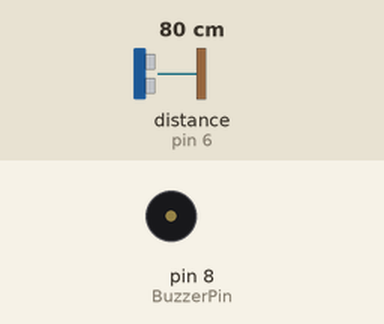
Simulated run of this sketch. Board: Arduino Uno, built with avr-gcc and run on an emulated ATmega328P. On the bench: buzzer (waves = sounding). The inputs (shaded band) are chosen by the test bench; at power-on: distance to the obstacle (sensor on pin 6) 80 cm. The echo pulse lasts 58.3 µs per cm.

Above: at 1.01 s.
1.3 s: distance to the obstacle (sensor on pin 6) set to 33 cm
4.3 s: distance to the obstacle (sensor on pin 6) set to 27 cm
At 5.6 s:
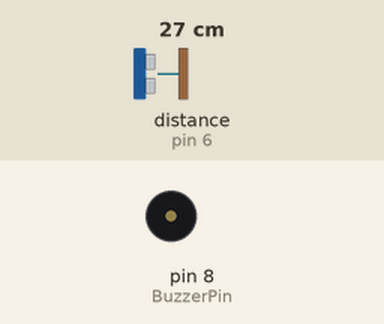
5.9 s: distance to the obstacle (sensor on pin 6) set to 35 cm
At 6.07 s:
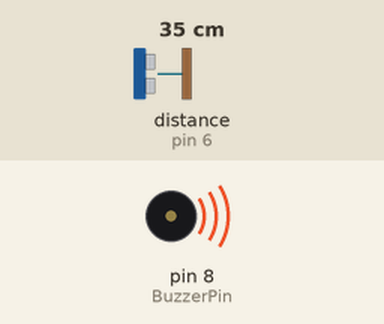
8.9 s: distance to the obstacle (sensor on pin 6) set to 2 cm
At 10.1 s:
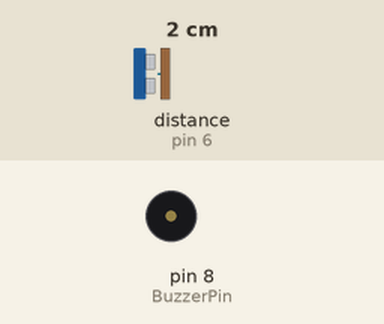
Timing chart, 0 to 11.4 s (numbered marks = the images above; inputs shaded):
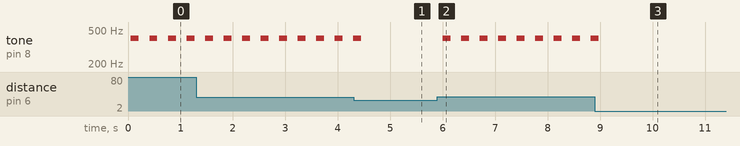

Measured:
- the behaviour switches between 31 and 30 cm on distance to the obstacle (sensor on pin 6) (found by bisection; images 0 and 1)
- after the input at 4.3 s, tone on pin 8 (BuzzerPin): goes on until 4.4 s, then stays silent
- after the input at 5.9 s, tone on pin 8 (BuzzerPin): alternates 400 Hz for 0.15 s and silent for 0.20 s, starting after 0.10 s
- after the input at 8.9 s, tone on pin 8 (BuzzerPin): goes on until 9.0 s, then stays silent
- by itself, tone on pin 8 (BuzzerPin): alternates 400 Hz for 0.15 s and silent for 0.20 s

The sketch:

ParkSensor.ino
```cpp
#define ekoPin 6
#define TetikPin 7
#define BuzzerPin 8

int maksimumAralik=30;
int minimumAralik=0;

void setup() {
  pinMode(ekoPin,INPUT);
  pinMode(TetikPin,OUTPUT);
  pinMode(BuzzerPin,OUTPUT);
}

void loop() {
  int olcum = uzaklik(minimumAralik,maksimumAralik);
  melodi(olcum *5);
}
int uzaklik (int minAralik,int maksAralik) {
  long zaman;
  long mesafe;

  digitalWrite(TetikPin,LOW);
  delayMicroseconds(5);
  digitalWrite(TetikPin,HIGH);
  delayMicroseconds(10);
  digitalWrite(TetikPin,LOW);

  zaman = pulseIn(ekoPin,HIGH);
  mesafe=zaman/58.2;
  delay(50);

  if(mesafe<=minAralik || maksAralik>=mesafe){
    return 0;
    return mesafe;
  }
}

int melodi(int gecikme){
  tone(BuzzerPin,400);
  delay(gecikme);
  noTone(BuzzerPin);
  delay(gecikme);
}
```
